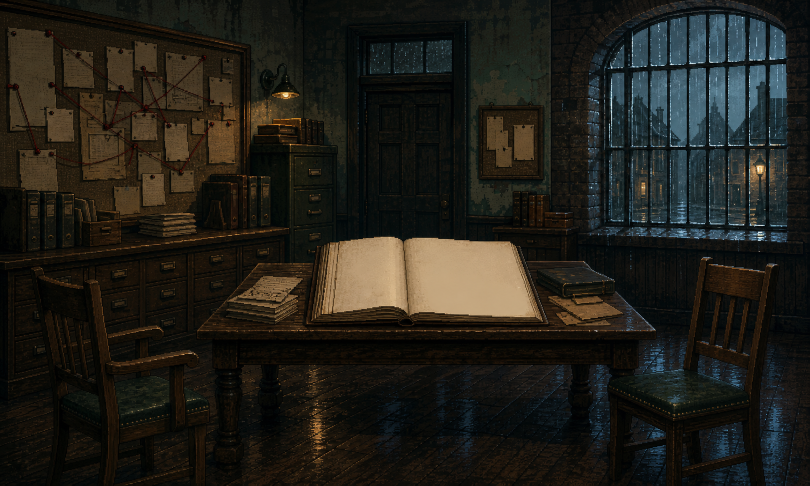
#> input picture assets/cutscenes/l6-ending/source/police-registry-generated.png, 1619 x 971 px (shown at 1/2 size)
$ python prepare-l6-ending-cutscene-assets.py
#> lines starting #> are read from the running program, lines starting #| are printed output that depends on the picture
"""Prepare independent L6→ending review plates, portraits, and EV_* fallbacks."""

from __future__ import annotations

import hashlib
import json
from collections import deque
from pathlib import Path

from PIL import Image, ImageDraw


ROOT = Path(__file__).resolve().parents[1]
SOURCE = ROOT / "assets" / "cutscenes" / "l6-ending" / "source"
OUTPUT = ROOT / "assets" / "cutscenes" / "l6-ending"
NPC = ROOT / "assets" / "게임_이미지_모음" / "07_NPC_스프라이트" / "03_표정초상화_시트"
QUESTS = ROOT / "assets" / "quests"
C0B = ROOT / "assets" / "cutscenes" / "c0b" / "portraits"
L1_L2 = ROOT / "assets" / "cutscenes" / "l1-l2" / "portraits"

BACKGROUND_JOBS = {
    "police-registry-generated.png": "police-registry.png",
    "asherton-parlor-dawn-generated.png": "asherton-parlor-dawn.png",
    "tavern-window-generated.png": "tavern-window.png",
    "market-square-morning-generated.png": "market-square-morning.png",
    "office-clearing-fog-generated.png": "office-clearing-fog.png",
}

EXPECTED_SHEET_SHA256 = {
    "16-resident-scholar-portraits.png": "a970eb4c19b359fc2324d0e584e0a42d6626fd78ce0bfd0a62fd5e2a26f701a7",
    "18-resident-carpenter-portraits.png": "70baff88b96e3b9c6da1523c3b0f39e33601fd31fea5494196d477ad51fe632f",
    "10-drunkard-portraits.png": "a5d43be88e01fa7f5d9773acd100c192c39ed85241977336c3dd254f1d6378c1",
}

EVIDENCE_SOURCES = {
    "EV_WANTED": QUESTS / "q0-montage" / "candidates" / "128" / "target.png",
    "EV_IDEALIZED": QUESTS / "q1a-idealized" / "candidates" / "128" / "target.png",
    "EV_TRUE_FACE": QUESTS / "q2a-true-face" / "candidates" / "128" / "target.png",
    "EV_SEAL_3": QUESTS / "q3a-seal" / "candidates" / "128" / "target.png",
    "EV_LEDGER_TC": QUESTS / "q4a-ledger" / "candidates" / "128" / "target.png",
    "EV_CARRIAGE_4": QUESTS / "q5a-dock" / "candidates" / "128" / "target.png",
    "EV_CHILD_DRAWING": QUESTS / "q2c-child-room" / "candidates" / "128" / "target.png",
    "EV_TATTOO": QUESTS / "q3b-tattoo" / "candidates" / "128" / "target.png",
    "EV_CAT": QUESTS / "q2b-cat" / "candidates" / "128" / "target.png",
    "EV_RAM": QUESTS / "q4c-square-bet" / "candidates" / "128" / "target.png",
    "EV_SIREN": QUESTS / "q5b-siren" / "candidates" / "128" / "target.png",
}


# [4 lines left out: function sha256, not called in this run]


def crop_ratio(image: Image.Image, ratio: float) -> Image.Image:
    width, height = image.size
    if width / height > ratio:
        crop_width = round(height * ratio)
        left = (width - crop_width) // 2
        return image.crop((left, 0, left + crop_width, height))
    crop_height = round(width / ratio)
    top = (height - crop_height) // 2
    return image.crop((0, top, width, top + crop_height))


def quantize(image: Image.Image, colors: int = 88) -> Image.Image:
    return image.convert("RGB").quantize(
        colors=colors,
        method=Image.Quantize.MEDIANCUT,
    ).convert("RGB")


def prepare_background(source_name: str, output_name: str) -> None:
    image = Image.open(SOURCE / source_name).convert("RGB")
    image = crop_ratio(image, 5 / 3)
    # Downsample first so the final scale has intentionally chunky pixel clusters.
    image = image.resize((320, 192), Image.Resampling.BOX)
    image = quantize(image, 80).resize((640, 384), Image.Resampling.NEAREST)
    image.save(OUTPUT / "backgrounds" / output_name, optimize=True)


# [17 lines left out: function prepare_portrait, not called in this run]


def copy_approved_portrait(source_name: str, output_name: str) -> None:
    image = Image.open(C0B / source_name).convert("RGBA")
    image.save(OUTPUT / "portraits" / output_name, optimize=True)


def copy_l1_l2_portrait(source_name: str, output_name: str) -> None:
    image = Image.open(L1_L2 / source_name).convert("RGBA")
    image.save(OUTPUT / "portraits" / output_name, optimize=True)


# [133 lines left out: functions evidence_canvas, prepare_evidence, prepare_neutral_exact_fact_fallback, prepare_chalk_fallback, prepare_cat_sprite, validate_outputs, not called in this run]


def main() -> None:
    for folder in ("backgrounds", "portraits", "evidence", "sprites"):
        (OUTPUT / folder).mkdir(parents=True, exist_ok=True)

    for source_name, output_name in BACKGROUND_JOBS.items():
        prepare_background(source_name, output_name)
#> in prepare_background, image is the input picture: PIL image 1619x971 RGB; mean R, G, B 32.9, 31.4, 25.2
#> in prepare_background, `image = image.resize((320, 192), Image.Resampling.BOX)`:
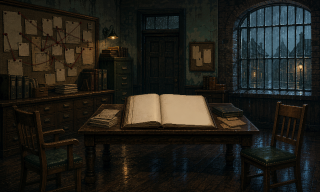
#> image: PIL image 320x192 RGB; mean R, G, B 32.9, 31.4, 25.2
#> in prepare_background, `image = quantize(image, 80).resize((640, 384), Image.Resampling.NEAREST)`:
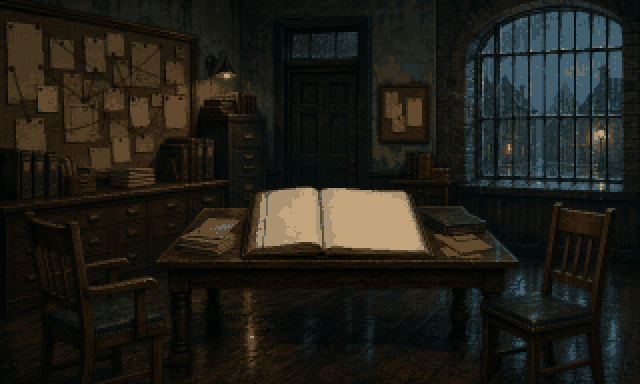
#> image: PIL image 640x384 RGB; mean R, G, B 32.6, 31.2, 24.9

    copy_approved_portrait("player-calm.png", "player-calm.png")
    copy_approved_portrait("player-thinking.png", "player-thinking.png")
    copy_approved_portrait("player-ready.png", "player-ready.png")
    copy_approved_portrait("reed-calm.png", "reed-calm.png")
    copy_approved_portrait("reed-high.png", "reed-high.png")
    copy_approved_portrait("reed-tense.png", "reed-tense.png")

    portrait_jobs = (
        ("16-resident-scholar-portraits.png", 0, "julian-calm.png"),
        ("16-resident-scholar-portraits.png", 1, "julian-high.png"),
        ("16-resident-scholar-portraits.png", 3, "julian-tense.png"),
        ("18-resident-carpenter-portraits.png", 0, "carver-calm.png"),
        ("18-resident-carpenter-portraits.png", 1, "carver-high.png"),
        ("18-resident-carpenter-portraits.png", 3, "carver-tense.png"),
        ("10-drunkard-portraits.png", 0, "ram-calm.png"),
        ("10-drunkard-portraits.png", 1, "ram-high.png"),
    )
    for job in portrait_jobs:
        prepare_portrait(*job)

    for approved_name in (
        "eleanor-calm.png",
        "eleanor-high.png",
        "eleanor-tense.png",
        "cora-calm.png",
        "cora-high.png",
    ):
        copy_l1_l2_portrait(approved_name, approved_name)

    for key, source_path in EVIDENCE_SOURCES.items():
        prepare_evidence(key, source_path)
    prepare_chalk_fallback()
    prepare_cat_sprite()

    print(json.dumps(validate_outputs(), ensure_ascii=False, indent=2))


if __name__ == "__main__":
#> (the run stopped early here; a loop or call above may not have finished)
